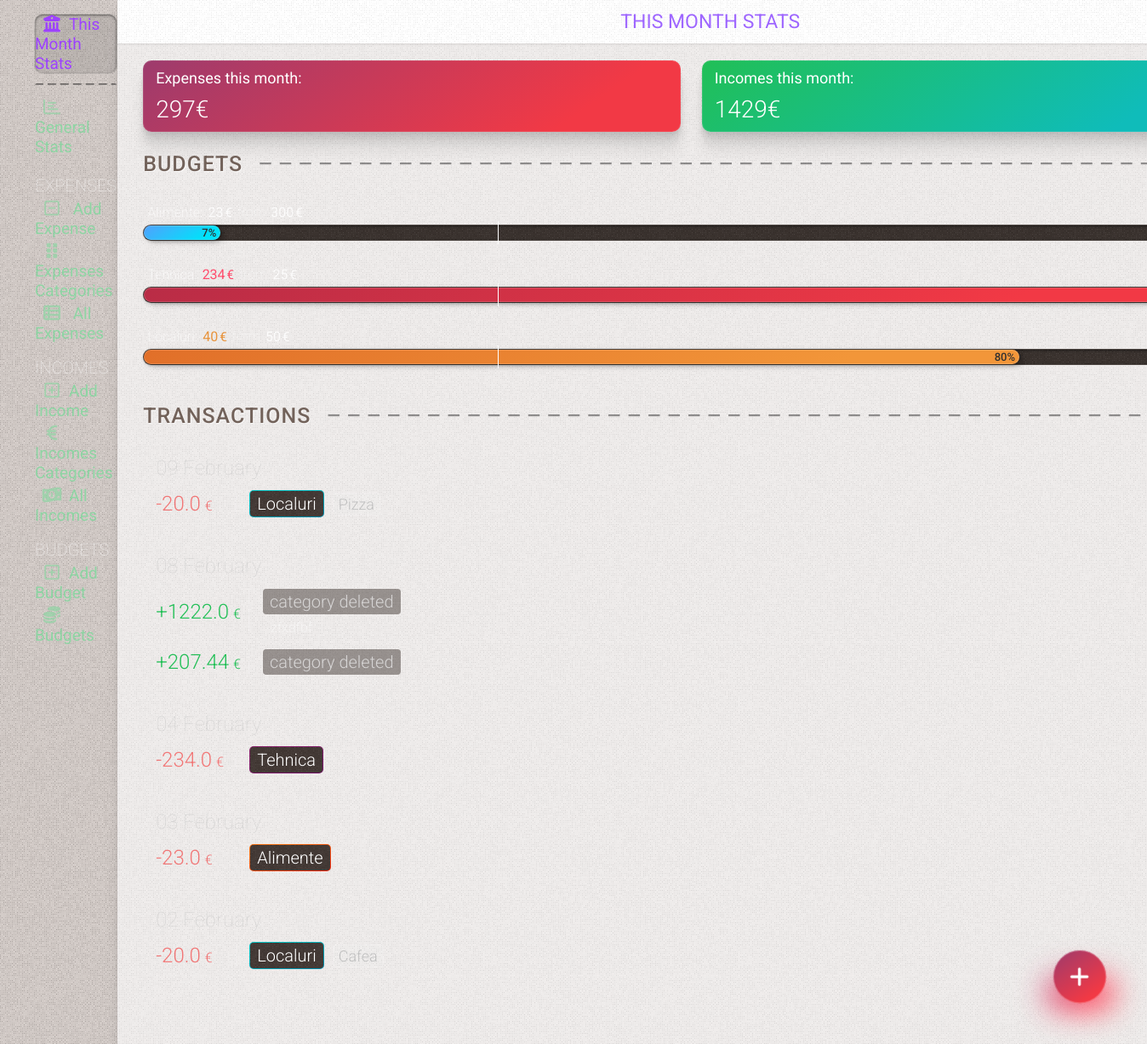
The page / on the database its author committed.
### tables this page shows
CREATE TABLE expenses
(
    id          INTEGER PRIMARY KEY AUTOINCREMENT,
    date        TIMESTAMP NOT NULL DEFAULT CURRENT_TIMESTAMP,
    sum         REAL      NOT NULL,
    category    INTEGER   NOT NULL,
    subcategory INTEGER   NOT NULL,
    comment     TEXT

);

CREATE TABLE budget
(
    id       INTEGER PRIMARY KEY AUTOINCREMENT,
    amount   REAL    NOT NULL,
    category INTEGER NOT NULL

);

CREATE TABLE categories
(
    id    INTEGER PRIMARY KEY AUTOINCREMENT,
    name  TEXT NOT NULL,
    color TEXT,
    state TEXT DEFAULT false
);

CREATE TABLE subcategories
(
    id          INTEGER PRIMARY KEY AUTOINCREMENT,
    name        TEXT    NOT NULL,
    category_id INTEGER NOT NULL,
    state       TEXT DEFAULT false

);

### app.py (the view)
@app.route('/')
def index():
    conn = get_db_connection()
    this_month_transactions = conn.execute(
        "SELECT expenses.id, "
        "strftime('%Y', date) as year, "
        "strftime('%m', date) as month, "
        "strftime('%d', date) as day, "
        "categories.name as category, "
        "categories.color as color, "
        "subcategories.name as subcategory, "
        "sum, "
        "comment "
        "FROM expenses "
        "LEFT JOIN categories on categories.id = expenses.category "
        "LEFT JOIN subcategories on subcategories.id = expenses.subcategory "
        "WHERE strftime('%Y', date) = strftime('%Y', date('now')) AND strftime('%m', date) = strftime('%m', date('now')) "

        "UNION ALL "
        "SELECT incomes.id, "
        "strftime('%Y', date) as year, "
        "strftime('%m', date) as month, "
        "strftime('%d', date) as day, "
        "categories_income.name as category, "
        "NULL as color, "
        "NULL as subcategory, "
        "amount, "
        "comment "
        "FROM incomes "
        "LEFT JOIN categories_income on categories_income.id = incomes.category "
        # "LEFT JOIN subcategories on subcategories.id = incomes.subcategory "
        "WHERE strftime('%Y', date) = strftime('%Y', date('now')) AND strftime('%m', date) = strftime('%m', date('now')) "
        "ORDER BY day DESC "
    ).fetchall()
    sum_month = conn.execute(
        "SELECT "
        "SUM(sum) as sum, id "
        "FROM expenses "
        "WHERE strftime('%Y', date) = strftime('%Y', date('now')) AND strftime('%m', date) = strftime('%m', date('now')) "
    ).fetchall()
    sum_month_income = conn.execute(
        "SELECT "
        "SUM(amount) as amount, id "
        "FROM incomes "
        "WHERE strftime('%Y', date) = strftime('%Y', date('now')) AND strftime('%m', date) = strftime('%m', date('now')) "
    ).fetchall()
    budgets = conn.execute(
        "SELECT SUM(sum) as su, "
        "categories.name as categor, "
        "budget.amount as amount "
        "FROM  expenses "
        "LEFT JOIN categories on categories.id = expenses.category "
        "LEFT JOIN budget on categories.id = budget.category "
        "WHERE strftime('%m.%Y', date) = strftime('%m.%Y','now') "
        "GROUP BY expenses.category "
        "LIMIT 5"
    ).fetchall()
    this_year = datetime.now().year
    this_month = datetime.now().month
    category_sum_total = conn.execute(
        "SELECT  sum, categories.name as category, strftime('%m', date) as month, strftime('%Y', date) as year "
        "FROM expenses  "
        "LEFT JOIN categories on categories.id = expenses.category "
    ).fetchall()
    budgets2 = conn.execute(
        "SELECT SUM(sum) as su, "
        "budget.id as bid, "
        "categories.name as categor, "
        "categories.color as color, "
        "budget.amount as amount "
        "FROM  expenses "
        "LEFT JOIN categories on categories.id = expenses.category "
        "LEFT JOIN budget on categories.id = budget.category "
        "WHERE strftime('%m.%Y', date) = strftime('%m.%Y','now') and amount != '' "
        "GROUP BY bid "
        "LIMIT 3"
    ).fetchall()
    conn.close()
    now = datetime.now()
    days_in_month = calendar.monthrange(now.year, now.month)[1]
    current_day = datetime.now().day
    return render_template('index.html', title='This Month Stats', gradient='text-gradient-violet',
                           this_month_transactions=this_month_transactions, sum_month=sum_month,
                           sum_month_income=sum_month_income, category_sum_total=category_sum_total,
                           this_year=this_year, this_month=this_month, budgets2=budgets2, days_in_month=days_in_month,
                           current_day=current_day)

### app.py (called while the page is built)
def get_db_connection():
    conn = sqlite3.connect('static/database.db')
    conn.row_factory = sqlite3.Row
    return conn

@app.template_filter('month_name')
def month_name(month_number):
    return calendar.month_name[month_number]

### templates/index.html (shortened to what this page needs)
{% extends 'base.html' %} {% block content %}
	<div class="page_title {{ gradient }}" >
		<span >{% block title %} {{ title }} {% endblock %}</span >
	</div >
	<div class="content w-full" >
		<div class="this-month-stats" >
			<div class="this-month-stat expenses" >
				<div class="this-month-stats-title" >Expenses this month:</div >
				<span >{% for sum, id in sum_month %}{{ sum|int }}&euro;{% endfor %}</span >
			</div >
			<div class=" this-month-stat incomes" >
				<div class="this-month-stats-title" >Incomes this month:</div >
				<span >{% for amount, id in sum_month_income %}{{ amount|int }}&euro;{% endfor %}</span >
			</div >
		</div >
		<div class="flex flex-col w-full" >
			<div class="divider-title" ><span >Budgets</span ></div >
			<div class="budgets budgets-home flex flex-col gap-30 mt-10" >
				{% for su, bid, categor, color, amount in budgets2 %}
					<div class="flex" >
						<div class="budget-wrap  {{ color }}" >
							<div class="budget-wrap-span" >
								{% set per = su * 100 / amount %}
								{% set today = current_day * 100 / days_in_month %}
								<div class="budget-header subtitle2 flex-1" >
									<div class="budget-title" >{{ categor }}:</div >
									<div class="budget-su {% if per > 100 %} over{% endif %}
									{% if 75 < per < 100 %} startover{% endif %}" >{{ su|int }} <span >&euro;</span ></div >
									<div class="budget-from" >from</div >
									<div class="budget-amount" >{{ amount|int }}<span >&euro;</span ></div >
										{% set remained = amount - su %}
								</div >
								<div class="budget-progress" >
									<div class="progress
									{% if per > 100 %} over{% endif %}
									{% if 75 < per < 100 %} startover{% endif %}
									" style="width:{{ per|int }}%" >{{ per|int }}%
									</div >
									<div class="budget-progress-hide" >
									</div >
								</div >
							</div >
						</div >
					</div >
				{% endfor %}
			</div >
			<div class="divider-title mt-42" ><span >Transactions</span ></div >
			<div class="cards relative mt-10" >
				{% for key, list in this_month_transactions|groupby('day')|sort(attribute='0', reverse=True) %}
					<div class="cards-day" >{{ key }} {{ this_month|int|month_name }}</div >
					{% for id, year, month, day,  category, color, subcategory, su, comment in list %}
						<div
								class="card flex items-center relative overflow-hidden flex-wrap {% if not color %} card-income {% endif %}" >
							<div class="flex items-center w-full" >
								<div class="card-info flex flex-1" >
									<div class="flex flex-1" >
										<span class="card-amount flex items-center" >  {{ su }} <span >&euro;</span > </span >
										<div class="flex flex-col justify-center ml-15" >
											<div class="flex flex-wrap items-center" >
												<span class="{{ color }} card-category {% if category == None %}category-deleted{% endif %}" >
												{% if category == None %}{% set category = 'category deleted' %}{% endif %}
													<span >{{ category }}</span >    </span >
												{% if (subcategory != '') and (subcategory !=None) %}
													<span class="card-subcategory ml-10" >  {{ subcategory }}  </span >
												{% endif %}
											</div >
											{% if (comment != '') and (comment !=None) %}
												<span class="block mt-5 card-comment ml-10" >  {{ comment }} </span >
											{% endif %}
										</div >
									</div >
								</div >
							</div >
						</div >
					{% endfor %}
				{% endfor %}
			</div >
		</div >
	</div >
{% endblock %}

### static/css/mmenu.css (style rules this page uses)
:root { --mm-line-height: 20px; --mm-listitem-size: 38px; --mm-navbar-size: 44px; --mm-offset-top: 0; --mm-offset-right: 0; --mm-offset-bottom: 0; --mm-offset-left: 0; --mm-color-border: rgba(0, 0, 0, 0.1); --mm-color-button: rgba(0, 0, 0, 0.3); --mm-color-text: rgba(0, 0, 0, 0.75); --mm-color-text-dimmed: rgba(0, 0, 0, 0.3); --mm-color-background: #f3f3f3; --mm-color-background-highlight: rgba(0, 0, 0, 0.05); --mm-color-background-emphasis: rgba(255, 255, 255, 0.4); --mm-shadow: 0 0 10px rgba(0, 0, 0, 0.3) }
:root { --mm-iconbar-size: 50px }
:root { --mm-iconpanel-size: 50px }
:root { --mm-sidebar-collapsed-size: 50px; --mm-sidebar-expanded-size: 440px }

### rows shown on the page
expenses: sum "297", sum "20.0", name "Localuri", name "Cafea"
budget: categor "Alimente", su "23", amount "300", per "7"
budget: categor "Tehnica", su "234", amount "25", {{ per|int }} 936 (drawn)
budget: categor "Localuri", su "40", amount "50", per "80"
expenses: sum "20.0", name "Localuri", name "Pizza"
expenses: sum "234.0", name "Tehnica"
expenses: sum "23.0", name "Alimente"

### other values the page prints
{{ title }} "THIS MONTH STATS"
{{ amount|int }} "1429"
{{ key }} "09" "08" "04" "03"
{{ su }} "1222.0" "207.44"
{{ category }} "category deleted" "category deleted"
